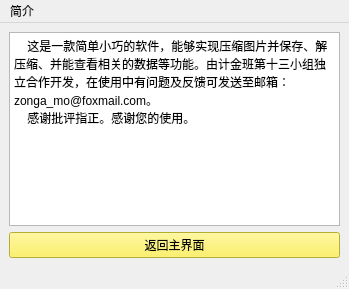
<?xml version="1.0" encoding="UTF-8"?>
<ui version="4.0">
 <class>IntroduceWindow</class>
 <widget class="QMainWindow" name="IntroduceWindow">
  <property name="geometry">
   <rect>
    <x>0</x>
    <y>0</y>
    <width>349</width>
    <height>289</height>
   </rect>
  </property>
  <property name="windowTitle">
   <string>简介</string>
  </property>
  <property name="styleSheet">
   <string notr="true"/>
  </property>
  <widget class="QWidget" name="centralwidget">
   <layout class="QGridLayout" name="gridLayout">
    <item row="0" column="0">
     <widget class="QTextBrowser" name="textBrowser">
      <property name="html">
       <string>&lt;!DOCTYPE HTML PUBLIC &quot;-//W3C//DTD HTML 4.0//EN&quot; &quot;http://www.w3.org/TR/REC-html40/strict.dtd&quot;&gt;
&lt;html&gt;&lt;head&gt;&lt;meta name=&quot;qrichtext&quot; content=&quot;1&quot; /&gt;&lt;meta charset=&quot;utf-8&quot; /&gt;&lt;style type=&quot;text/css&quot;&gt;
p, li { white-space: pre-wrap; }
hr { height: 1px; border-width: 0; }
li.unchecked::marker { content: &quot;\2610&quot;; }
li.checked::marker { content: &quot;\2612&quot;; }
&lt;/style&gt;&lt;/head&gt;&lt;body style=&quot; font-family:'Microsoft YaHei UI'; font-size:9pt; font-weight:400; font-style:normal;&quot;&gt;
&lt;p style=&quot; margin-top:0px; margin-bottom:0px; margin-left:0px; margin-right:0px; -qt-block-indent:0; text-indent:0px;&quot;&gt;    这是一款简单小巧的软件，能够实现压缩图片并保存、解压缩、并能查看相关的数据等功能。由计金班第十三小组独立合作开发，在使用中有问题及反馈可发送至邮箱：zonga_mo@foxmail.com。&lt;/p&gt;
&lt;p style=&quot; margin-top:0px; margin-bottom:0px; margin-left:0px; margin-right:0px; -qt-block-indent:0; text-indent:0px;&quot;&gt;    感谢批评指正。感谢您的使用。&lt;/p&gt;&lt;/body&gt;&lt;/html&gt;</string>
      </property>
     </widget>
    </item>
    <item row="1" column="0">
     <widget class="QPushButton" name="mainbtn">
      <property name="styleSheet">
       <string notr="true">background-color: rgb(255, 242, 64);</string>
      </property>
      <property name="text">
       <string>返回主界面</string>
      </property>
     </widget>
    </item>
   </layout>
  </widget>
  <widget class="QMenuBar" name="menubar">
   <property name="geometry">
    <rect>
     <x>0</x>
     <y>0</y>
     <width>349</width>
     <height>17</height>
    </rect>
   </property>
   <widget class="QMenu" name="menu">
    <property name="title">
     <string>简介</string>
    </property>
   </widget>
   <addaction name="menu"/>
  </widget>
  <widget class="QStatusBar" name="statusbar"/>
 </widget>
 <resources/>
 <connections/>
</ui>
